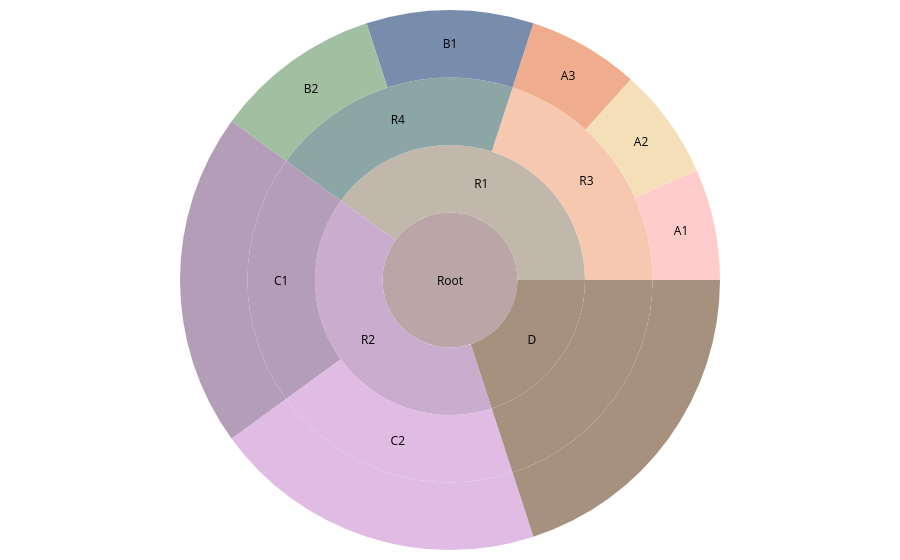

The notebook cell saved with this chart:
### Markdown cell above
## Sunburnt 图

### Code cell
import xml.etree.ElementTree as ET
import pandas as pd
import plotly.graph_objects as go
import colorsys

xml_file = SIM_PATH + f"/sim_data/trees/tree_{data_id}.xml"
tree = ET.parse(xml_file)
root = tree.getroot()

data = []

def get_tree_height(node):
    """递归计算 celltype 的最大深度"""
    if node.tag != "celltype":
        return 0
    if not any(child.tag == "celltype" for child in node):
        return 1
    return 1 + max(get_tree_height(child) for child in node if child.tag == "celltype")

MAX_HEIGHT = max(get_tree_height(child) for child in root if child.tag == "celltype") + 1 # 加一因为plotly默认子节点透明

def parse_celltype(node, parent_name=None, current_depth=1):
    """递归解析 XML，只处理 <celltype>，并补齐虚拟节点"""
    if node.tag != "celltype":
        return

    name = node.attrib["name"]
    num_cells = int(node.attrib.get("num_cells", 0))

    entry = {
        "id": name,
        "parent": parent_name,
        "num_cells": num_cells,
        "is_virtual": False
    }
    data.append(entry)

    # 子 celltype 节点
    children = [child for child in node if child.tag == "celltype"]

    if children:
        for child in children:
            parse_celltype(child, parent_name=name, current_depth=current_depth+1)
    else:
        # 如果是叶子但没到最大深度，补虚拟节点
        depth = current_depth
        parent = name
        while depth < MAX_HEIGHT:
            virtual_name = f"{name}_v{depth}"
            data.append({
                "id": virtual_name,
                "parent": parent,
                "num_cells": num_cells,  # 沿用叶子数量
                "is_virtual": True
            })
            parent = virtual_name
            depth += 1

# 遍历根节点下的 celltype
for child in root:
    if child.tag == "celltype":
        parse_celltype(child, parent_name=None)

# 转 DataFrame
df = pd.DataFrame(data)

# 颜色
# def assign_colors(df):
#     color_map = {}

#     # 给顶层大类分配基础色相
#     base_hues = [0.0, 0.33, 0.66]  # 红、绿、蓝
#     top_level = df[df["parent"]=='Root']["id"].tolist()

#     for i, cat in enumerate(top_level):
#         H_base = base_hues[i % len(base_hues)]
#         color_map[cat] = hsl_to_rgb_str(H_base, 0.7, 0.7)

#         # 直接子类
#         children = df[df["parent"]==cat].to_dict('records')
#         n = len(children)
#         for j, child in enumerate(children):
#             if child.get("is_virtual", False):
#                 # 虚拟节点继承父类颜色
#                 color_map[child["id"]] = color_map[cat]
#             else:
#                 # 正常分配 hue
#                 offsets = np.linspace(-0.1, 0.1, n)
#                 H_child = (H_base + offsets[j]) % 1.0
#                 color_map[child["id"]] = hsl_to_rgb_str(H_child, 0.7, 0.7)

#             # 孙子节点
#             grandchildren = df[df["parent"]==child["id"]].to_dict('records')
#             m = len(grandchildren)
#             for k, gc in enumerate(grandchildren):
#                 if gc.get("is_virtual", False):
#                     color_map[gc["id"]] = color_map[child["id"]]
#                 else:
#                     # 正常分配 hue
#                     offsets_gc = np.linspace(-0.05, 0.05, max(1, m))
#                     H_gc = (H_child + offsets_gc[k]) % 1.0
#                     color_map[gc["id"]] = hsl_to_rgb_str(H_gc, 0.7, 0.7)

#     return color_map


# def hsl_to_rgb_str(h, s, l):
#     r, g, b = colorsys.hls_to_rgb(h, l, s)
#     return f"rgb({int(r*255)}, {int(g*255)}, {int(b*255)})"

# color_map = assign_colors(df)
# df["color"] = df["id"].map(color_map)

def mean_rgb(colors):
    """取一组 rgb(...) 颜色的均值"""
    rgbs = []
    for c in colors:
        if not c or (isinstance(c, float) and np.isnan(c)):
            continue
        r, g, b = map(int, c.strip("rgb() ").split(","))
        rgbs.append((r, g, b))
    if not rgbs:
        return None
    arr = np.array(rgbs)
    r, g, b = arr.mean(axis=0).astype(int)
    return f"rgb({r},{g},{b})"

def assign_colors(df):

    # 莫兰迪
    base_colors = {
        "A1_v4": "rgb(255, 204, 204)",  # 浅粉（A 类，暖色）
        "A2_v4": "rgb(245, 223, 184)",  # 暖黄（A 类，暖色）
        "A3_v4": "rgb(240, 173, 141)",  # 珊瑚橙（A 类，暖色）
        "B1_v4": "rgb(120, 141, 171)",  # 深海蓝（B 类，冷色）
        "B2_v4": "rgb(161, 191, 161)",  # 橄榄绿（B 类，冷色）
        "C1_v4": "rgb(179, 157, 185)",  # 淡紫（C 类，紫色系）
        "C2_v4": "rgb(224, 187, 228)",  # 粉紫（C 类，紫色系）
        "D_v4":  "rgb(165, 145, 125)"   # 土棕（D 类，中性）
    }

    # # pastel
    # base_colors = {
    #     "A1_v4": "rgb(255, 182, 193)",  # 粉红（A 类，pastel 暖色）
    #     "A2_v4": "rgb(255, 204, 153)",  # 浅橙（A 类，pastel 暖色）
    #     "A3_v4": "rgb(255, 229, 153)",  # 浅黄（A 类，pastel 暖色）
    #     "B1_v4": "rgb(135, 206, 235)",  # 天蓝（B 类，pastel 冷色）
    #     "B2_v4": "rgb(152, 251, 152)",  # 薄荷绿（B 类，pastel 冷色）
    #     "C1_v4": "rgb(186, 151, 201)",  # 淡紫（C 类，pastel 紫色）
    #     "C2_v4": "rgb(221, 160, 221)",  # 梅子紫（C 类，pastel 紫色）
    #     "D_v4":  "rgb(188, 143, 143)"   # 玫瑰棕（D 类，pastel 中性）
    # }

    # # modern
    # base_colors = {
    #     "A1_v4": "rgb(200, 35, 45)",    # 宝石红（A 类，深暖色）
    #     "A2_v4": "rgb(220, 90, 80)",    # 珊瑚红（A 类，深暖色）
    #     "A3_v4": "rgb(240, 140, 70)",   # 琥珀橙（A 类，深暖色）
    #     "B1_v4": "rgb(40, 80, 120)",    # 海军蓝（B 类，深冷色）
    #     "B2_v4": "rgb(80, 160, 140)",   # 翡翠绿（B 类，深冷色）
    #     "C1_v4": "rgb(100, 80, 160)",   # 深紫（C 类，紫色系）
    #     "C2_v4": "rgb(140, 120, 180)",  # 青紫（C 类，紫色系）
    #     "D_v4":  "rgb(120, 100, 90)"    # 深灰棕（D 类，中性）
    # }

    df["color"] = None
    for node, col in base_colors.items():
        df.loc[df["id"] == node, "color"] = col

    # 逐层更新父节点颜色 = 子类均值
    unresolved = True
    while unresolved:
        unresolved = False
        for i, row in df.iterrows():
            if not row["color"] or (isinstance(row["color"], float) and np.isnan(row["color"])):
                children = df[df["parent"] == row["id"]]["color"].tolist()
                col = mean_rgb(children)
                if col:
                    df.at[i, "color"] = col
                else:
                    unresolved = True  # 等待子类颜色填充

    return df
# 用法：
df = assign_colors(df)

# Sunburst
fig = go.Figure(go.Sunburst(
    labels=df['id'],
    parents=df['parent'],
    values=df['num_cells'],
    branchvalues='total',
    hoverinfo='label+value+percent parent',
    marker=dict(colors=df["color"],
                line=dict(width=0)),
))
fig.update_traces(maxdepth=MAX_HEIGHT - 1)
fig.update_traces(
    textfont=dict(
        color=[ 'rgba(0,0,0,0)' if v else 'black' for v in df['is_virtual'] ]
    )
)
fig.update_layout(margin=dict(t=10, l=10, r=10, b=10))
fig.show()

print(df)

### Figure 1 — Plotly figure (JSON) as saved in the notebook; plotly's stock layout.template omitted (floating-point values rounded to 4 significant figures)
{"data": [{"branchvalues": "total", "hoverinfo": "label+value+percent parent", "labels": ["Root", "R1", "R3", "A1", "A1_v4", "A2", "A2_v4", "A3", "A3_v4", "R4", "B1", "B1_v4", "B2", "B2_v4", "R2", "C1", "C1_v3", "C1_v4", "C2", "C2_v3", "C2_v4", "D", "D_v2", "D_v3", "D_v4"], "marker": {"colors": ["rgb(186,166,167)", "rgb(193,183,171)", "rgb(246,200,176)", "rgb(255,204,204)", "rgb(255, 204, 204)", "rgb(245,223,184)", "rgb(245, 223, 184)", "rgb(240,173,141)", "rgb(240, 173, 141)", "rgb(140,166,166)", "rgb(120,141,171)", "rgb(120, 141, 171)", "rgb(161,191,161)", "rgb(161, 191, 161)", "rgb(201,172,206)", "rgb(179,157,185)", "rgb(179,157,185)", "rgb(179, 157, 185)", "rgb(224,187,228)", "rgb(224,187,228)", "rgb(224, 187, 228)", "rgb(165,145,125)", "rgb(165,145,125)", "rgb(165,145,125)", "rgb(165, 145, 125)"], "line": {"width": 0}}, "maxdepth": 4, "parents": [null, "Root", "R1", "R3", "A1", "R3", "A2", "R3", "A3", "R1", "R4", "B1", "R4", "B2", "Root", "R2", "C1", "C1_v3", "R2", "C2", "C2_v3", "Root", "D", "D_v2", "D_v3"], "textfont": {"color": ["black", "black", "black", "black", "rgba(0,0,0,0)", "black", "rgba(0,0,0,0)", "black", "rgba(0,0,0,0)", "black", "black", "rgba(0,0,0,0)", "black", "rgba(0,0,0,0)", "black", "black", "rgba(0,0,0,0)", "rgba(0,0,0,0)", "black", "rgba(0,0,0,0)", "rgba(0,0,0,0)", "black", "rgba(0,0,0,0)", "rgba(0,0,0,0)", "rgba(0,0,0,0)"]}, "type": "sunburst", "values": [300, 120, 60, 20, 20, 20, 20, 20, 20, 60, 30, 30, 30, 30, 120, 60, 60, 60, 60, 60, 60, 60, 60, 60, 60]}], "layout": {"margin": {"b": 10, "l": 10, "r": 10, "t": 10}}}
